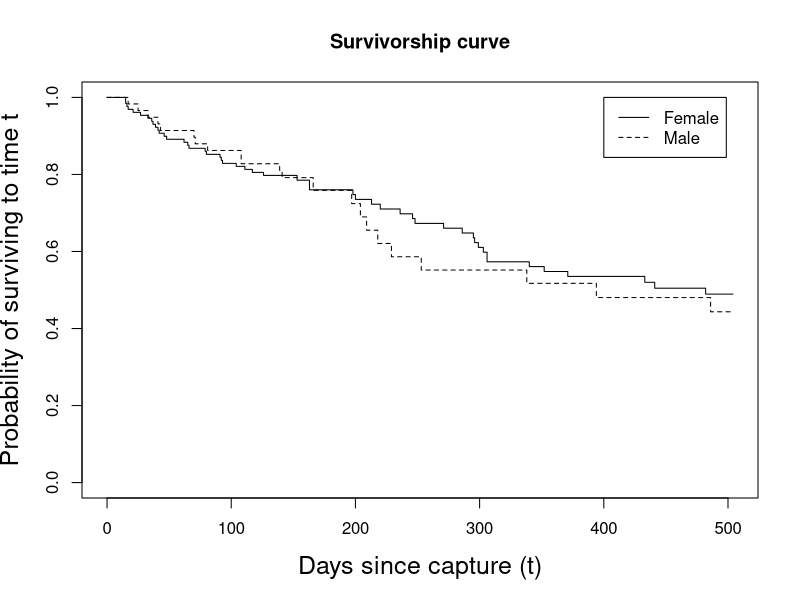

Write the R code that produced this figure.
## ---- chunk 1
#| label: kapmeier
library(survival)                    ## Load survival package
deer <- read.csv("deerSurv/deer_data.csv")    ## Import data
S <- Surv(deer$SurvTime, deer$Fate)  ## Format survival data
plot(survfit(S~deer$Sex), lty=1:2,   ## Kaplan-Meier
     main="Survivorship curve",
     xlab="Days since capture (t)",
     ylab="Probability of surviving to time t", cex.lab=1.5)
legend(400, 1, c("Female", "Male"), lty=c(1,2))
